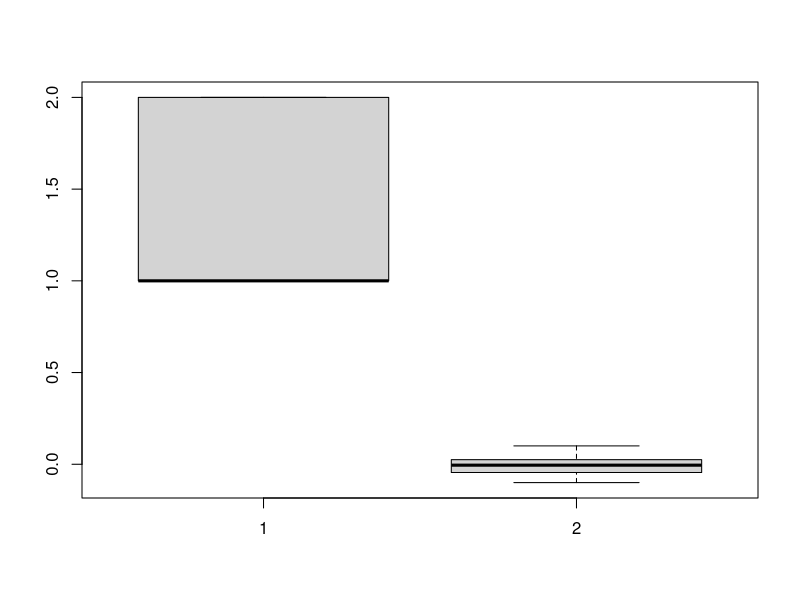

Source code (R):
# suggested libraries
library(tidyverse)

# load brexit_polls object and add x_hat column
library(dslabs)
data(brexit_polls)
brexit_polls <- brexit_polls %>%
  mutate(x_hat = (spread + 1)/2)

# final proportion voting "Remain"
p <- 0.481

june_polls <- brexit_polls %>% filter(enddate >= "2016-06-01") %>% 
  mutate(x_hat = (spread + 1)/2, se_x_hat = sqrt(x_hat*(1-x_hat)/samplesize),
         se_d = 2*sqrt(p*(1-p)/samplesize),
         lower = spread - qnorm(.975)*se_d, upper = spread + qnorm(.975)*se_d,
         hit = (lower <= -.038  & upper >= -.038))

june_polls %>% group_by(pollster) %>% summarize(proportion_hits = mean(hit), N = n(), t = poll_type, s = spread) 

boxplot(june_polls$poll_type, june_polls$spread)

combined_by_type <- june_polls %>%
  group_by(poll_type) %>%
  summarize(N = sum(samplesize),
            spread = sum(spread*samplesize)/N,
            p_hat = (spread + 1)/2)
combined_by_type %>% mutate(se_hat = 2*sqrt(p_hat*(1-p_hat)/N), lower = spread - qnorm(.975)*se_hat, upper = spread + qnorm(.975)*se_hat)

brexit_hit <- brexit_polls %>%
  mutate(p_hat = (spread + 1)/2,
         se_spread = 2*sqrt(p_hat*(1-p_hat)/samplesize),
         spread_lower = spread - qnorm(.975)*se_spread,
         spread_upper = spread + qnorm(.975)*se_spread,
         hit = spread_lower < -0.038 & spread_upper > -0.038) %>%
  select(poll_type, hit)


totals <- brexit_hit %>% group_by(poll_type, hit) %>% summarize(num = n()) %>% spread(poll_type, num)
totals
totals %>% select(-hit) %>% chisq.test()

odds_C <- totals[[2,2]]/sum(totals[[2]])/(totals[[1,2]] / sum(totals[[2]]))
odds_C

odds_A <- totals[[2,3]]/sum(totals[[3]])/(totals[[1,3]]/sum(totals[[3]]))
odds_A

odds_C/odds_A

brexit_long <- brexit_polls %>%
  gather(vote, proportion, "remain":"undecided") %>%
  mutate(vote = factor(vote))
brexit_long
